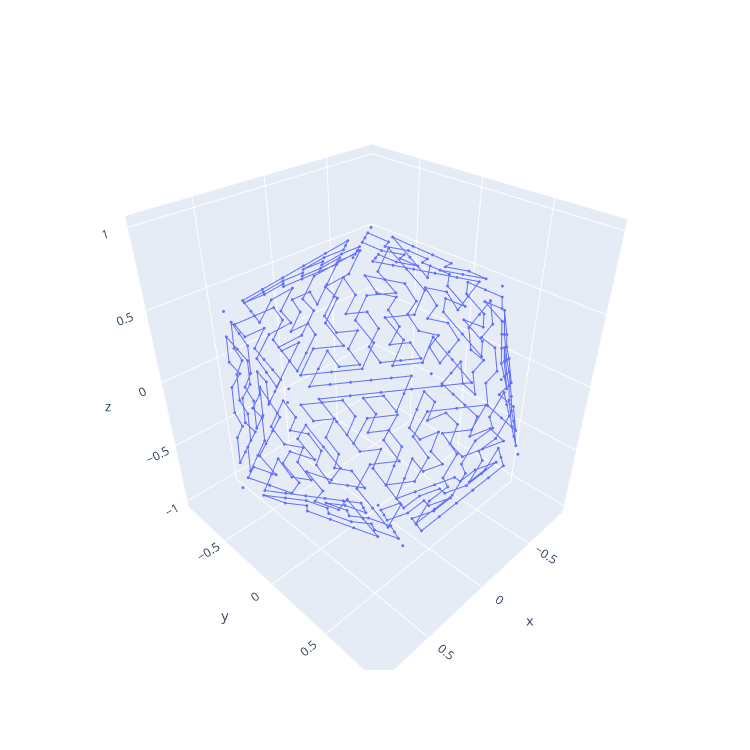

The notebook cell saved with this chart:
### Code cell
# Map patterns to icosahedron

icosphere_coords, icosphere_faces = icosphere_base()

# to make it a list instead of an np array
icosphere_coords = [np.array(x) for x in icosphere_coords]

triangle_coords_3d = np.pad(triangle_coords, ((0, 0), (0, 1)))

edge_points = {}

icosphere_edges = []

for i, face in enumerate(icosphere_faces):
    transformed_coords = apply_transform(triangle_coords_3d, transformation_mats_list[i])
    base_to_new = [None] * len(triangle_coords)

    # Match corner points
    for j in range(3):
        base_to_new[triangle_corner_points[j]] = face[j]
    
    # Match edges or add new ones
    for edge, points in triangle_edge_points.items():
        new_edge = (base_to_new[edge[0]], base_to_new[edge[1]])
        if new_edge in edge_points:
            new_points = edge_points[new_edge]
            for j in range(len(edge_points[new_edge])):
                base_to_new[points[j]] = new_points[j]
        elif new_edge[::-1] in edge_points:
            new_points = edge_points[new_edge[::-1]][::-1]
            for j in range(len(edge_points[new_edge[::-1]])):
                base_to_new[points[j]] = new_points[j]
        else:
            edge_points[new_edge] = []
            for point in points:
                icosphere_coords.append(transformed_coords[point])
                base_to_new[point] = len(icosphere_coords) - 1
                edge_points[new_edge].append(base_to_new[point])

    # Match rest of points
    for j in range(len(triangle_coords)):
        if base_to_new[j] == None:
            icosphere_coords.append(transformed_coords[j])
            base_to_new[j] = len(icosphere_coords) - 1

    # Create edges
    for edge_list in CHOSEN_EDGES:
        new_edges = [base_to_new[point] for point in edge_list]
        if new_edges not in icosphere_edges and new_edges[::-1] not in icosphere_edges:
            icosphere_edges.append(new_edges)

icosphere_edges = combine_edges(icosphere_edges)

angle = -30 * np.pi/180
rotation_mat = np.array([
    [1, 0, 0],
    [0, np.cos(angle), -np.sin(angle)], 
    [0, np.sin(angle), np.cos(angle)]
])
 
icosphere_coords = (rotation_mat @ np.array(icosphere_coords).T).T

show_3d_points(icosphere_coords, icosphere_edges, False)

### Figure 1 — Plotly figure (JSON) as saved in the notebook; plotly's stock layout.template omitted (floating-point values rounded to 4 significant figures; data arrays with more than 128 entries replaced by an {"elided": "..."} marker saying what was removed)
{"data": [{"hovertemplate": "x=%{x}<br>y=%{y}<br>z=%{z}<extra></extra>", "legendgroup": "", "marker": {"color": "#636efa", "size": 1, "symbol": "circle"}, "mode": "markers", "name": "", "scene": "scene", "showlegend": false, "type": "scatter3d", "x": {"elided": "492 float values"}, "y": {"elided": "492 float values"}, "z": {"elided": "492 float values"}}, {"hovertemplate": "x=%{x}<br>y=%{y}<br>z=%{z}<extra></extra>", "legendgroup": "", "line": {"color": "#636efa", "dash": "solid"}, "marker": {"size": 1, "symbol": "circle"}, "mode": "lines", "name": "", "scene": "scene", "showlegend": false, "type": "scatter3d", "x": {"elided": "481 float values"}, "y": {"elided": "481 float values"}, "z": {"elided": "481 float values"}}], "layout": {"height": 750, "width": 750}}
